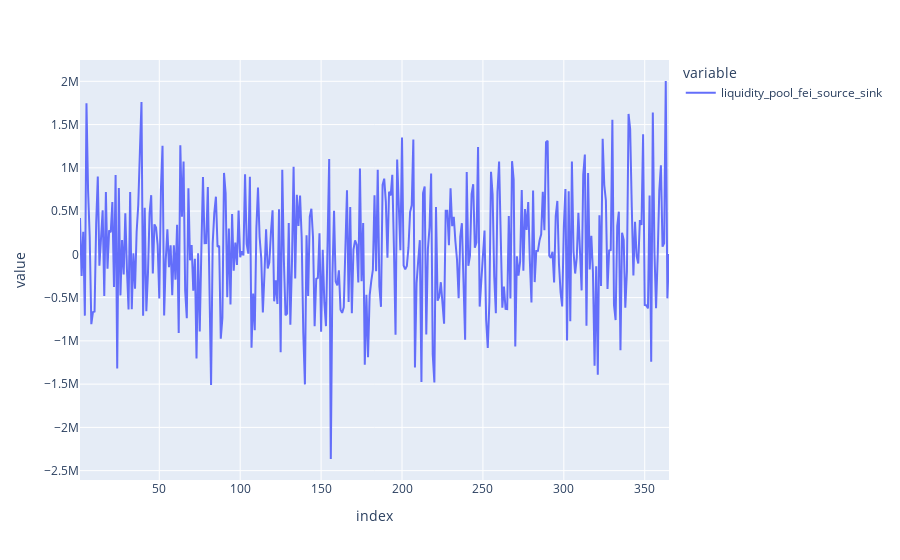

This figure's notebook cell:
### Markdown cell above
## Liquidity Pool Source / Sink

### Code cell
df.query("run == 1 and subset == 0")['liquidity_pool_fei_source_sink'].plot()

### Figure 1 — Plotly figure (JSON) as saved in the notebook; plotly's stock layout.template omitted (floating-point values rounded to 4 significant figures; data arrays with more than 128 entries replaced by an {"elided": "..."} marker saying what was removed)
{"data": [{"hovertemplate": "variable=liquidity_pool_fei_source_sink<br>index=%{x}<br>value=%{y}<extra></extra>", "legendgroup": "liquidity_pool_fei_source_sink", "line": {"color": "#636efa", "dash": "solid"}, "mode": "lines", "name": "liquidity_pool_fei_source_sink", "orientation": "v", "showlegend": true, "type": "scatter", "x": {"elided": "365 int values"}, "xaxis": "x", "y": {"elided": "365 float values"}, "yaxis": "y"}], "layout": {"autosize": true, "legend": {"title": {"text": "variable"}, "tracegroupgap": 0}, "margin": {"t": 60}, "xaxis": {"anchor": "y", "autorange": true, "domain": [0, 1], "range": [1, 365], "title": {"text": "index"}, "type": "linear"}, "yaxis": {"anchor": "x", "autorange": true, "domain": [0, 1], "range": [-2608000.0, 2246000.0], "title": {"text": "value"}, "type": "linear"}}}
